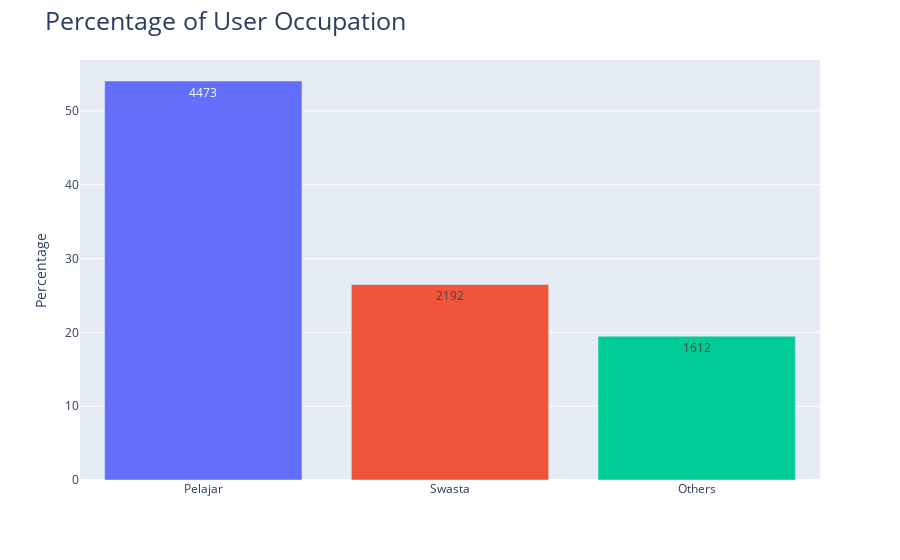

Notebook code cell kept with this figure:
### Code cell
fig = px.bar(user_occupation, 
             x='index',
             y='Percentage',
             text = 'user_occupation',
             color='index'
)
fig.update_layout(showlegend=False,
                  title="Percentage of User Occupation",
                  title_font=dict(size=25),
                  xaxis_title= "",
                  yaxis_title="Percentage"
)

fig.show()

### Figure 1 — Plotly figure (JSON) as saved in the notebook; plotly's stock layout.template omitted (floating-point values rounded to 4 significant figures)
{"data": [{"alignmentgroup": "True", "hovertemplate": "index=%{x}<br>Percentage=%{y}<br>user_occupation=%{text}<extra></extra>", "legendgroup": "Pelajar", "marker": {"color": "#636efa", "pattern": {"shape": ""}}, "name": "Pelajar", "offsetgroup": "Pelajar", "orientation": "v", "showlegend": true, "text": [4473], "textposition": "auto", "type": "bar", "x": ["Pelajar"], "xaxis": "x", "y": [54.04], "yaxis": "y"}, {"alignmentgroup": "True", "hovertemplate": "index=%{x}<br>Percentage=%{y}<br>user_occupation=%{text}<extra></extra>", "legendgroup": "Swasta", "marker": {"color": "#EF553B", "pattern": {"shape": ""}}, "name": "Swasta", "offsetgroup": "Swasta", "orientation": "v", "showlegend": true, "text": [2192], "textposition": "auto", "type": "bar", "x": ["Swasta"], "xaxis": "x", "y": [26.48], "yaxis": "y"}, {"alignmentgroup": "True", "hovertemplate": "index=%{x}<br>Percentage=%{y}<br>user_occupation=%{text}<extra></extra>", "legendgroup": "Others", "marker": {"color": "#00cc96", "pattern": {"shape": ""}}, "name": "Others", "offsetgroup": "Others", "orientation": "v", "showlegend": true, "text": [1612], "textposition": "auto", "type": "bar", "x": ["Others"], "xaxis": "x", "y": [19.48], "yaxis": "y"}], "layout": {"barmode": "relative", "legend": {"title": {"text": "index"}, "tracegroupgap": 0}, "margin": {"t": 60}, "showlegend": false, "title": {"font": {"size": 25}, "text": "Percentage of User Occupation"}, "xaxis": {"anchor": "y", "categoryarray": ["Pelajar", "Swasta", "Others"], "categoryorder": "array", "domain": [0, 1], "title": {"text": ""}}, "yaxis": {"anchor": "x", "domain": [0, 1], "title": {"text": "Percentage"}}}}
